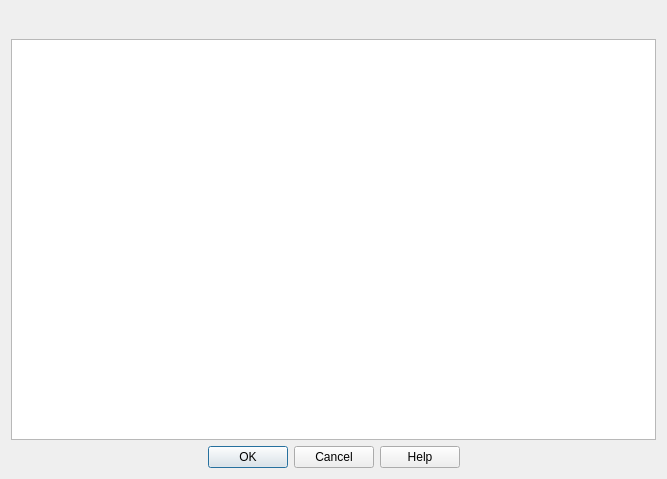
<?xml version="1.0" encoding="UTF-8"?>
<ui version="4.0">
 <class>sessionDescriptionDialog</class>
 <widget class="QDialog" name="sessionDescriptionDialog">
  <property name="geometry">
   <rect>
    <x>0</x>
    <y>0</y>
    <width>667</width>
    <height>479</height>
   </rect>
  </property>
  <property name="windowTitle">
   <string>Session Description Edit</string>
  </property>
  <property name="modal">
   <bool>true</bool>
  </property>
  <layout class="QVBoxLayout" name="verticalLayout">
   <item>
    <layout class="QHBoxLayout" name="horizontalLayout">
     <item>
      <widget class="QPushButton" name="superscriptButton">
       <property name="enabled">
        <bool>true</bool>
       </property>
       <property name="toolTip">
        <string>&lt;html&gt;&lt;head/&gt;&lt;body&gt;&lt;p&gt;Superscript&lt;/p&gt;&lt;/body&gt;&lt;/html&gt;</string>
       </property>
       <property name="text">
        <string/>
       </property>
       <property name="icon">
        <iconset>
         <normalon>:/icons/icons/superscript.svg</normalon>
        </iconset>
       </property>
       <property name="iconSize">
        <size>
         <width>24</width>
         <height>24</height>
        </size>
       </property>
       <property name="checkable">
        <bool>true</bool>
       </property>
       <property name="flat">
        <bool>true</bool>
       </property>
      </widget>
     </item>
     <item>
      <widget class="QPushButton" name="subscriptButton">
       <property name="enabled">
        <bool>true</bool>
       </property>
       <property name="toolTip">
        <string>&lt;html&gt;&lt;head/&gt;&lt;body&gt;&lt;p&gt;Subscript&lt;/p&gt;&lt;/body&gt;&lt;/html&gt;</string>
       </property>
       <property name="text">
        <string/>
       </property>
       <property name="icon">
        <iconset>
         <normalon>:/icons/icons/suberscript.svg</normalon>
        </iconset>
       </property>
       <property name="iconSize">
        <size>
         <width>24</width>
         <height>24</height>
        </size>
       </property>
       <property name="checkable">
        <bool>true</bool>
       </property>
       <property name="flat">
        <bool>true</bool>
       </property>
      </widget>
     </item>
     <item>
      <widget class="QPushButton" name="boldButton">
       <property name="enabled">
        <bool>true</bool>
       </property>
       <property name="toolTip">
        <string>&lt;html&gt;&lt;head/&gt;&lt;body&gt;&lt;p&gt;Bold&lt;/p&gt;&lt;/body&gt;&lt;/html&gt;</string>
       </property>
       <property name="text">
        <string/>
       </property>
       <property name="icon">
        <iconset>
         <normalon>:/icons/icons/bold.svg</normalon>
        </iconset>
       </property>
       <property name="iconSize">
        <size>
         <width>24</width>
         <height>24</height>
        </size>
       </property>
       <property name="checkable">
        <bool>true</bool>
       </property>
       <property name="flat">
        <bool>true</bool>
       </property>
      </widget>
     </item>
     <item>
      <widget class="QPushButton" name="underlineButton">
       <property name="enabled">
        <bool>true</bool>
       </property>
       <property name="text">
        <string/>
       </property>
       <property name="icon">
        <iconset>
         <normalon>:/icons/icons/underline.svg</normalon>
        </iconset>
       </property>
       <property name="iconSize">
        <size>
         <width>24</width>
         <height>24</height>
        </size>
       </property>
       <property name="checkable">
        <bool>true</bool>
       </property>
       <property name="flat">
        <bool>true</bool>
       </property>
      </widget>
     </item>
     <item>
      <widget class="QPushButton" name="overlineButton">
       <property name="enabled">
        <bool>true</bool>
       </property>
       <property name="toolTip">
        <string>&lt;html&gt;&lt;head/&gt;&lt;body&gt;&lt;p&gt;Overline&lt;/p&gt;&lt;p&gt;&lt;br/&gt;&lt;/p&gt;&lt;/body&gt;&lt;/html&gt;</string>
       </property>
       <property name="text">
        <string/>
       </property>
       <property name="icon">
        <iconset>
         <normalon>:/icons/icons/overline.svg</normalon>
        </iconset>
       </property>
       <property name="iconSize">
        <size>
         <width>24</width>
         <height>24</height>
        </size>
       </property>
       <property name="checkable">
        <bool>true</bool>
       </property>
       <property name="flat">
        <bool>true</bool>
       </property>
      </widget>
     </item>
     <item>
      <widget class="QPushButton" name="fontButton">
       <property name="enabled">
        <bool>true</bool>
       </property>
       <property name="toolTip">
        <string>&lt;html&gt;&lt;head/&gt;&lt;body&gt;&lt;p&gt;Select font&lt;/p&gt;&lt;/body&gt;&lt;/html&gt;</string>
       </property>
       <property name="text">
        <string/>
       </property>
       <property name="icon">
        <iconset>
         <normalon>:/icons/icons/font.svg</normalon>
        </iconset>
       </property>
       <property name="iconSize">
        <size>
         <width>24</width>
         <height>24</height>
        </size>
       </property>
       <property name="flat">
        <bool>true</bool>
       </property>
      </widget>
     </item>
     <item>
      <widget class="QPushButton" name="colorButton">
       <property name="enabled">
        <bool>true</bool>
       </property>
       <property name="toolTip">
        <string>&lt;html&gt;&lt;head/&gt;&lt;body&gt;&lt;p&gt;Select color&lt;/p&gt;&lt;p&gt;&lt;br/&gt;&lt;/p&gt;&lt;/body&gt;&lt;/html&gt;</string>
       </property>
       <property name="text">
        <string/>
       </property>
       <property name="icon">
        <iconset>
         <normalon>:/icons/icons/color.svg</normalon>
        </iconset>
       </property>
       <property name="iconSize">
        <size>
         <width>24</width>
         <height>24</height>
        </size>
       </property>
       <property name="flat">
        <bool>true</bool>
       </property>
      </widget>
     </item>
     <item>
      <spacer name="horizontalSpacer">
       <property name="orientation">
        <enum>Qt::Horizontal</enum>
       </property>
       <property name="sizeHint" stdset="0">
        <size>
         <width>40</width>
         <height>20</height>
        </size>
       </property>
      </spacer>
     </item>
    </layout>
   </item>
   <item>
    <widget class="QTextEdit" name="textEdit">
     <property name="font">
      <font>
       <family>Arial</family>
       <pointsize>12</pointsize>
      </font>
     </property>
    </widget>
   </item>
   <item>
    <widget class="QDialogButtonBox" name="buttonBox">
     <property name="orientation">
      <enum>Qt::Horizontal</enum>
     </property>
     <property name="standardButtons">
      <set>QDialogButtonBox::Cancel|QDialogButtonBox::Help|QDialogButtonBox::Ok</set>
     </property>
     <property name="centerButtons">
      <bool>true</bool>
     </property>
    </widget>
   </item>
  </layout>
 </widget>
 <resources>
  <include location="foqus_lib.gui.icons.qrc"/>
 </resources>
 <connections>
  <connection>
   <sender>buttonBox</sender>
   <signal>accepted()</signal>
   <receiver>sessionDescriptionDialog</receiver>
   <slot>accept()</slot>
   <hints>
    <hint type="sourcelabel">
     <x>227</x>
     <y>459</y>
    </hint>
    <hint type="destinationlabel">
     <x>157</x>
     <y>274</y>
    </hint>
   </hints>
  </connection>
  <connection>
   <sender>buttonBox</sender>
   <signal>rejected()</signal>
   <receiver>sessionDescriptionDialog</receiver>
   <slot>reject()</slot>
   <hints>
    <hint type="sourcelabel">
     <x>295</x>
     <y>465</y>
    </hint>
    <hint type="destinationlabel">
     <x>286</x>
     <y>274</y>
    </hint>
   </hints>
  </connection>
 </connections>
</ui>
